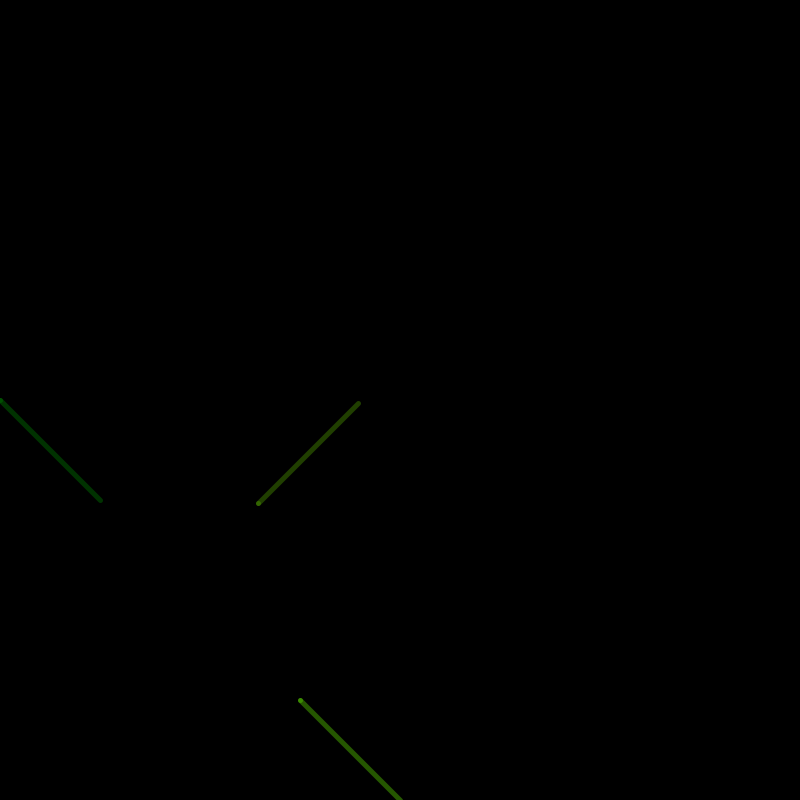
Frame 1 (no input)
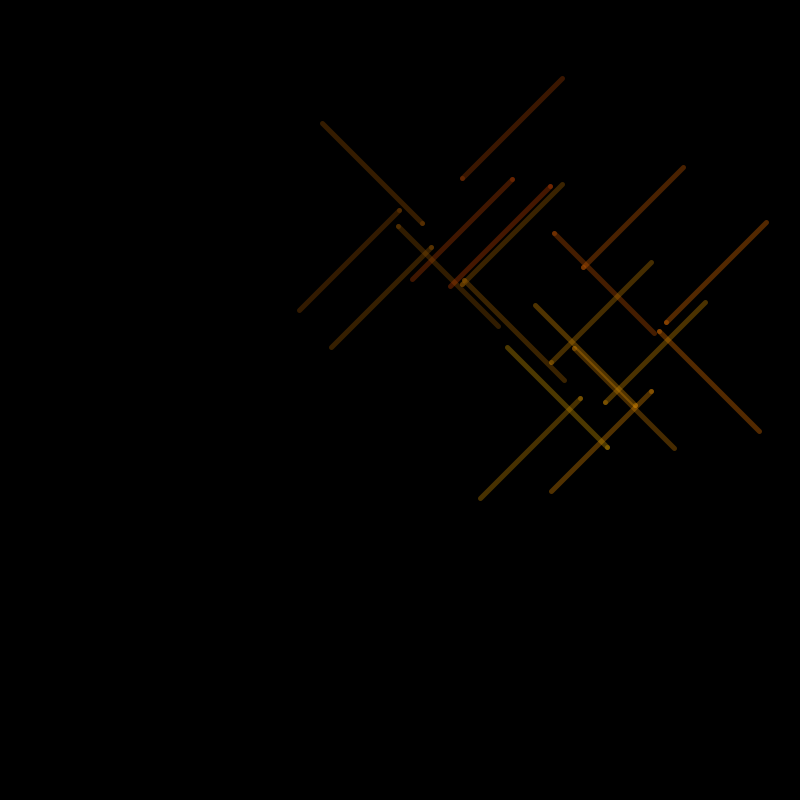
Frame 60 (the mouse pressed at the canvas centre just before this capture)
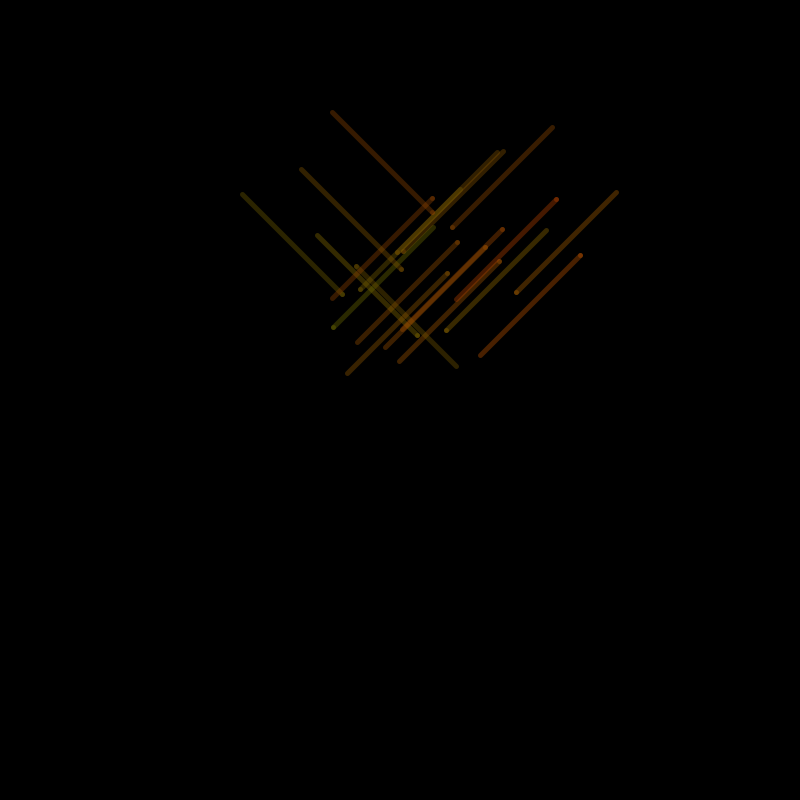
Frame 120 (the mouse held since frame 60 and released just before this capture)

The Processing sketch that drew these frames (run headless with seeded random() and noise(); from frame 60 on, the mouse is pressed at the canvas centre):

// Processing sketch: processing_92942
// ── processing_92942.pde

PFont font;
int range = 20;
Line[] lines= new Line[range];
boolean[][] supervisor;
int count=2;
int supercounter=0;
int superlimit= width;

//SETUP//////////////////////////////////////////////////////////
void setup() {
  //frameRate(1);
  size(800, 800);
  background(0);

  supervisor= new boolean[width][height];
  for (int i=0; i<supervisor.length; i++) {
    for (int j=0; j<supervisor[i].length; j++) {
      supervisor[i][j]=true;
    }
  }
}

//DRAW//////////////////////////////////////////////////////////
void draw() {
  //println(supervisor[0][0]);
  if (lines[lines.length-1]==null) {
    lines[0]= new Line(0, height/2, 100, height/2+100, 0);
    lines[1]= new Line(width/2-100, height-100, width/2, height, 0);
  }
  if (count<lines.length) {
    createLineInBetween(count);
    count++;
  }
  else {
    count=0;
  }
}
//DISPLAY ALL///////////////////////////////////////////////////
void displayAll(int count) {
  background(0);
  if (lines[lines.length-1]==null) {
    for (int i=0; i<=count; i++) {
      lines[i].display();
    }
  }
  else {
    for (int i=0; i<lines.length; i++) {
      lines[i].display();
    }
  }
}

//PEREVIOUS COUNTER/////////////////////////////////////////////
int getPrevCount(int count) {
  if (count==0) {
    return lines.length-1;
  }
  return count-1;
}

int getPrevPrevCount(int count) {
  if (count==1) {
    return lines.length-1;
  }
  if(count==0){
    return lines.length-2; 
  }
  return count-2;
}

//SUPERVISOR////////////////////////////////////////////////////
boolean supervisor(int x1, int y1) {
  println("s "+supercounter);
  if (supervisor[x1][y1]==true) {
    supercounter++;
    supervisor[x1][y1]=false;
    return true;
  }
  else {
    return false;
  }
}

class Line {
  color c;
  int x1, y1, x2, y2;
  int rangeWidth;
  int rangeHeight;
  int num;

  Line(int x1, int y1, int x2, int y2, int num) {
    this.x1=x1;
    this.y1=y1;
    this.x2=x2;
    this.y2=y2;
    this.num=num;
    rangeWidth=x2-x1;
    rangeHeight=y2-y1;
  }

  int getX1() {
    return x1;
  }
  int getY1() {
    return y1;
  }
  int getX2() {
    return x2;
  }
  int getY2() {
    return y2;
  }

  int getRangeWidth() {
    return rangeWidth;
  }

  int getRangeHeight() {
    return rangeHeight;
  }

//DISPLAY LINE //////////////////////////////////////////////////
  void display() {
    //rectangle();
    //c=color(255, 100);
    c=color(x1*255/width, y1*255/height, 0, 100);
    stroke(c);
    strokeWeight(5);
    fill(255, 0, 0, 70);
    //text(num+"/"+count, x2, y2);
    line(x1, y1, x2, y2);
    point(x1, y1);
  }

  void rectangle() {
    noFill();
    stroke(255, 0, 0);
    strokeWeight(1);
    rect(x1, y1, x2-x1, y2-y1);
  }
}

boolean enable = true;

void createLineInBetween(int count) {
  lines[count]=null;
  int x1 = returnMinX(count);
  int x2 = returnMaxX(count);
  int y1 = returnMinY(count);
  int y2 = returnMaxY(count);
  int randomX=0;
  int randomY=0;

    randomX = (int)random(x1, x2);
    randomY = (int)random(y1, y2);
    while (randomX>=width||randomX<0||randomX-100<0||randomX+100>width) {
      randomX = (int)random(x1, x2);
    }
    while (randomY>=height||randomY<0||randomY-100<0||randomY+100>height) {
      randomY = (int)random(y1, y2);
    }

  int random1 = (int)(pow(-1, (int)(random(1, 3))));
  int random2 = (int)(pow(-1, (int)(random(1, 3))));
  lines[count] = new Line(randomX, randomY, randomX+100*random1, randomY +100*random2, count);
  displayAll(count);
}

void createLineInRange(int count) {
  lines[count]=null;
  int x1 = lines[getPrevCount(count)].getX1(); 
  int y1 = lines[getPrevCount(count)].getY1(); 
  int x2 = lines[getPrevCount(count)].getX2(); 
  int y2 = lines[getPrevCount(count)].getY2(); 
  int rangeWidth = x2-x1;
  int rangeHeight = y1-y2;
  int randomX=0;
  int randomY=0;

  if (x2<x1) {
    int temp = x1;
    x1=x2;
    x2=temp;
  }
  if (y2<y1) {
    int temp = y1;
    y1=y2;
    y2= temp;
  }
  enable = true;
  println("#0 test enable ="+enable);
  while (enable==true) {
    println("#1 start");
    randomX = (int)random(x1, x2);
    randomY = (int)random(y1, y2);
    println("#2 randomX "+randomX+ " randomY " +randomY);
    while (randomX>=width||randomX<0) {
      println("#3 check randomX");
      randomX = (int)random(x1, x2);
      println("#4 randomX "+randomX);
    }
    while (randomY>=height||randomY<0) {
      println("#5 check randomY");
      randomY = (int)random(y1, y2);
      println("#6 randomY "+randomY);
    }
    if (supervisor(randomX, randomY)==true) {
      println("#7 check supervisor OK");
      break;
    }
    println("#9 end checking, enable="+enable);
  }
  println("#10 end while");
  //println(randomX+", "+randomY);
  int random1 = (int)(pow(-1, (int)(random(1, 3))));
  int random2 = (int)(pow(-1, (int)(random(1, 3))));
  println("#10 CREATE LINE");
  lines[count] = new Line(randomX, randomY, randomX+100*random1, randomY +100*random2, count);
  displayAll(count);
}

void createLineRandomPos(int count) {
  int x1 = (int)(random(width));
  int y1 = (int)(random(height));
  int random2 = (int)(pow(-1, (int)(random(1, 3))));
  int random1 = (int)(pow(-1, (int)(random(1, 3))));
  lines[count] = new Line(x1, y1, x1+100*random1, y1+100*random2, count);
}

void createLineOrderedPos(int count) {
  int x1 = count*width/range;
  int y1 = (int)(random(height));
  int random2 = (int)(pow(-1, (int)(random(1, 3))));
  int random1 = (int)(pow(-1, (int)(random(1, 3))));
  lines[count] = new Line(x1, y1, x1+100*random1, y1+100*random2, count);
}

int returnMaxX(int count) {
  int x1 = lines[getPrevCount(count)].getX1(); 
  int x2 = lines[getPrevCount(count)].getX2(); 
  int px1 = lines[getPrevPrevCount(count)].getX1(); 
  int px2 = lines[getPrevPrevCount(count)].getX2(); 

  int highest=x1;
  if (x2>highest) {
    highest=x2;
  }
  if (px1>highest) {
    highest=px1;
  }
  if (px2>highest) {
    highest=px2;
  }
  return highest;
}

int returnMinX(int count) {
  int x1 = lines[getPrevCount(count)].getX1(); 
  int x2 = lines[getPrevCount(count)].getX2(); 
  int px1 = lines[getPrevPrevCount(count)].getX1(); 
  int px2 = lines[getPrevPrevCount(count)].getX2(); 
  int lowest=x1;
  if (x2<lowest) {
    lowest=x2;
  }
  if (px1<lowest) {
    lowest=px1;
  }
  if (px2<lowest) {
    lowest=px2;
  }
  return lowest;
}

int returnMaxY(int count) {
  int y1 = lines[getPrevCount(count)].getY1();
  int y2 = lines[getPrevCount(count)].getY2();
  int py1 = lines[getPrevPrevCount(count)].getY1(); 
  int py2 = lines[getPrevPrevCount(count)].getY2(); 
  int highest=y1;
  if (y2>highest) {
    highest=y2;
  }
  if (py1>highest) {
    highest=py1;
  }
  if (py2>highest) {
    highest=py2;
  }
  return highest;
}

int returnMinY(int count) {
  int y1 = lines[getPrevCount(count)].getY1();
  int y2 = lines[getPrevCount(count)].getY2();
  int py1 = lines[getPrevPrevCount(count)].getY1(); 
  int py2 = lines[getPrevPrevCount(count)].getY2(); 
  int lowest=y1;
  if (y2<lowest) {
    lowest=y2;
  }
  if (py1<lowest) {
    lowest=py1;
  }
  if (py2<lowest) {
    lowest=py2;
  }
  return lowest;
}
